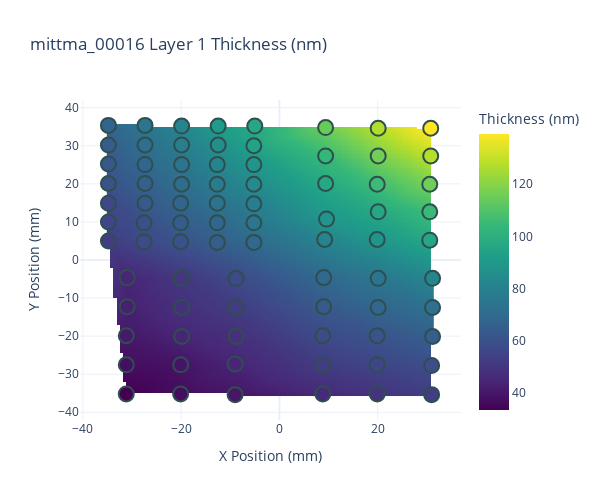
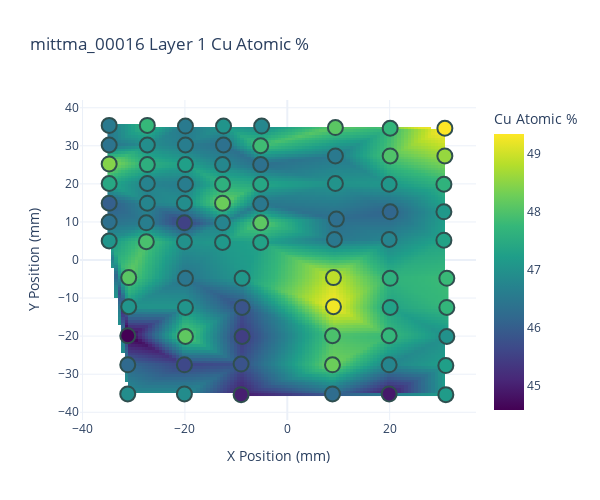
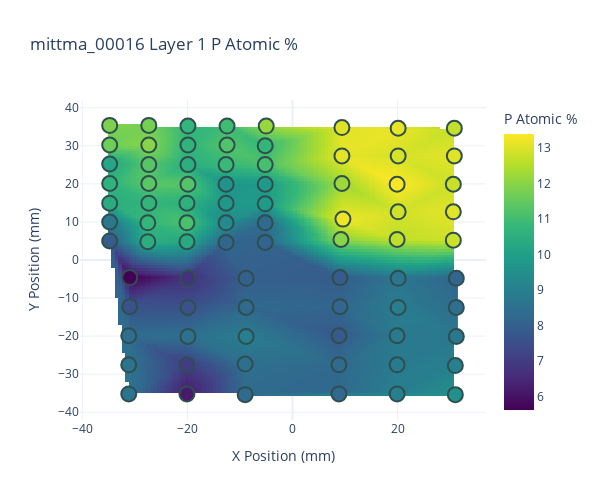
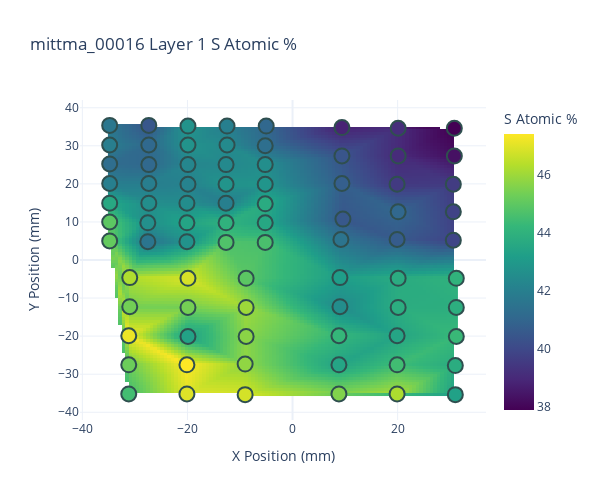

The code cell stored with these charts, in order, in its notebook:
### Markdown cell above
#### plot heatmaps for the whole sample (combined)

### Code cell
#plot for the whole sample
datatypes=["Layer 1 Thickness (nm)", "Layer 1 Cu Atomic %", "Layer 1 P Atomic %", "Layer 1 S Atomic %"] 

#coordinates to exclude: 

grid = MI_to_grid(data)
points= [[-40,-10], [-25,-10], [-5,-40], [5,-40]]
list_to_exclude= []
for point in points:
    xx, yy= closest_coord(grid, point[0], point[1])
    list_to_exclude.append(f'{xx},{yy}')

for datatype in datatypes:
    savepath = os.path.join(folder, f"{sample} {datatype}.png")
    new_heatmap(datatype, data=data0, title = f"{sample} {datatype}",
            # exclude=list_to_exclude,
    savepath=savepath,
     )
